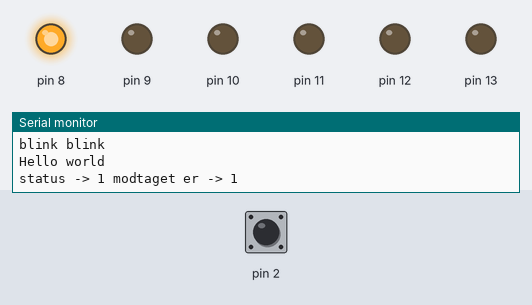
Simulated run of this sketch. Board: Arduino Uno, built with avr-gcc and run on an emulated ATmega328P. Shown: output pins drawn as LEDs (lit = HIGH), the last lines printed to the serial monitor. The test bench sets the inputs (shaded band); at power-on: pin 2 HIGH.

Above: at 5.0 s.
5.1 s: pin 2 pulled LOW for 0.15 s
At 6.26 s:
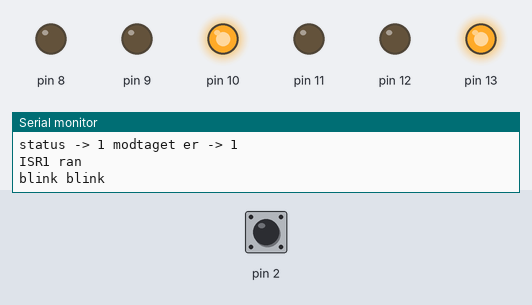
8.2 s: pin 2 pulled LOW for 1 s
11.8 s: pin 2 driven LOW
At 12.3 s:
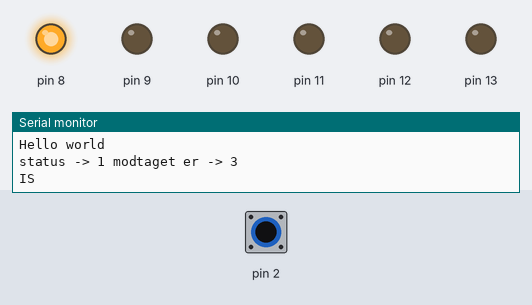
Timing chart, 0 to 14.8 s (numbered marks = the images above; inputs shaded):
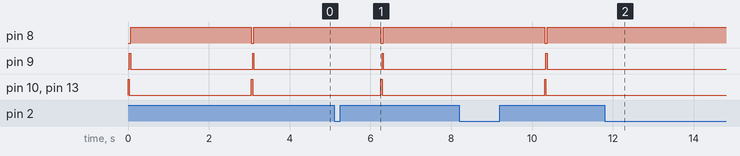

Measured:
- after the input at 11.8 s, pin 8: stops changing and stays HIGH; pin 9, pin 10, pin 13: stops changing and stays LOW
- by itself, pin 9, pin 10, pin 13: alternates HIGH for 0.03 s and LOW for 3.0 s

The sketch:

Dagens.ino
```cpp
#include <krnl.h>
unsigned long TimePast;
struct k_t *pt1, *pt2; //pointer to hold refrenc task 1;
struct k_t *sem1;

char buffArray[10 * 2]; //Array of 10 intergers each 2 byts

struct k_msg_t   *pMsg; //pointer to messegs

#define STK 200 //stak size
#define tickspeed 10

char s1[STK], s2[STK]; //stak for task 1

void ISR1() {
  if ( 150 < (millis() - TimePast)) { //To remove bouncing
    Serial.println("ISR1 ran");
    TimePast = millis();
  }
}

void t1(void) {
  int i;
  int b;
  while (1) {
    k_wait(sem1, 0); //Venter på semaphor "sem1". Må maksinalt vente "0" ticks. (0 betyder den må vente for altid)(negativ betyder en ikke må ventet)
    Serial.println("Hello world");
    b = k_receive(pMsg, &i, -1, NULL); //modtag fra pointer "pMsg", gem i "i", Timeout -> "-1" = do not wait, Beskeder tabt "NULL" meælder intet tabt
    Serial.print("status -> ");
    Serial.print(b);
    Serial.print(" modtaget er -> ");
    Serial.println(i);
    k_eat_msec_time(30);
    k_sleep(300); // delay that is not a delay, corse bq delay is active wating.
    k_signal(sem1); //giv signal om at sem1 er fri igen.
  }
}

void t2(void) {
  int i=0;
  while (1) {
    Serial.println("blink blink");
    if (digitalRead(13) == HIGH) {
      digitalWrite(13, LOW);
    }
    else {
      digitalWrite(13, HIGH);
    }
    k_send(pMsg, &i); //sender besked til "pMsg2" som er en pointer til "buffArray", besked "2"
    i++;
    k_eat_msec_time(30);
    k_sleep(300); // delay that is not a delay, corse bq delay is active wating.
  }
}

void setup() {
  Serial.begin(9600);
  for (int i = 8; i < 14; i++) {
    pinMode(i, OUTPUT);
  }
  pinMode(2, INPUT_PULLUP);
  attachInterrupt(digitalPinToInterrupt(2), ISR1, LOW);
  k_init(2, 1, 1); //how menny threds to inetilize, how meny semaphores, how menny messeges.


  pt1 = k_crt_task(t1, 2, s1, STK); //Funktion, priority, stack array, stack size
  pt2 = k_crt_task(t2, 1, s2, STK); //Funktion, priority, stack array, stack size

  pMsg = k_crt_send_Q(10, 2, buffArray); //messegs pointer skal sende til array(buffer) med 10 ints med 2 byts
  sem1 = k_crt_sem(1, 10); //Semaphor with start valu 1 to 10

  k_start(tickspeed); // start kernal with "tickspeed" in milli sec
}

extern "C" //Erstatter en funcktion "(week)k_breakout()" med denne som skubber pins High når tilsavarende kernel køre
{
  void k_breakout() // called every task shift from dispatcher
  {
    PORTB = 0x01 << pRun->nr;
  }
}

void loop() {
  // put your main code here, to run repeatedly:

}
```
